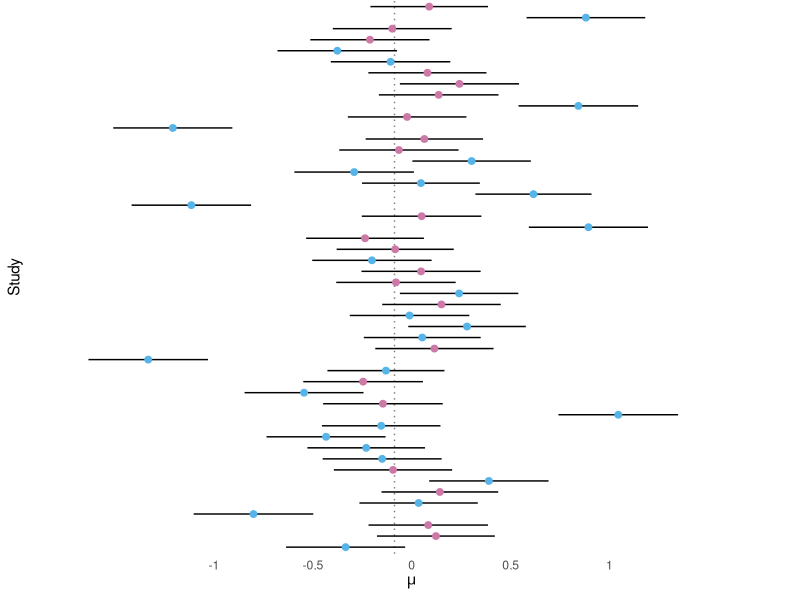
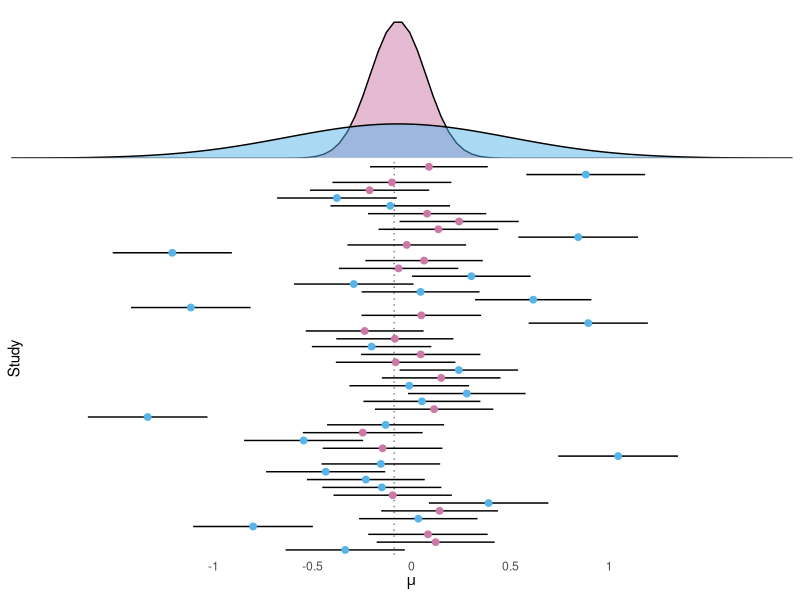

These charts were generated, in order, by the following R code:
## ---- chunk 1
knitr::opts_chunk$set(echo = TRUE)
## ---- chunk 2
library(ggplot2)
library(cowplot)
library(dplyr)
## ---- chunk 3
dat_fit_1 <- read.csv("save_dat.csv")


# bottom plot
set.seed(1)
bottom <- ggplot(data = dat_fit_1,
                 mapping = aes(y = as.factor(id), x = eb, group = group)
                 ) +
  geom_vline(xintercept = -0.35, 
             linetype = 'dotted', 
             alpha = 0.5) +
  geom_errorbar(mapping = aes(xmax = eb + sqrt(eb_var) * 1.96,  
                              xmin = eb - sqrt(eb_var) * 1.96), 
                color = "black", 
                width = 0, size = 0.5) +
  geom_point(aes(color = group), size = 2) +
  theme_minimal() +
  theme(plot.margin = margin(0, 5.5, 5.5, 5.5, "pt"), 
        legend.position = "none", 
        panel.grid= element_blank(), 
        axis.text.y = element_blank()) +
  scale_x_continuous(limits = c(-7, 7), 
                     breaks = c(0, -2, -4, 2, 4), 
                     labels = c(0, -0.5, -1, 0.5, 1)) +
  ylab("Study") +
  scale_color_manual(values = c( "#56B4E9", 
                                 "#CC79A7")) +
  xlab(expression(mu))
bottom

# top
top <- ggplot(NULL, aes(c(-7, 7))) +
 
  geom_area(stat = "function", 
            args = list(sd = 0.5, mean = -0.07), 
            fun = dnorm, 
            color = "black",
            fill = "#CC79A7",
            xlim = c(-7, 7), 
            alpha = 0.5)  + 
  geom_area(stat = "function", 
            alpha = 0.5, 
            color = "black",
            args = list(sd = 2,  mean = -0.07),
            fun =  dnorm, 
            fill ="#56B4E9") +
  scale_x_continuous(expand = c(0, 0)) +
  scale_y_continuous(expand = c(0,0), 
                     limits = c(0, 0.875)) +
  theme_minimal() +
  theme(plot.margin = margin(5.5, 5.5,0, 5.5, "pt"), 
        legend.position = "none", 
        axis.text.x = element_blank(),
        axis.title = element_blank(), 
        axis.ticks.x = element_blank(),  
        panel.grid = element_blank(), 
        axis.text.y = element_blank()) +
   geom_hline(yintercept = 0,  color = "white", size = 0.25) 

# combine
plot_grid(top, bottom, 
          nrow = 2, 
          rel_heights = c(1.85, 5))
